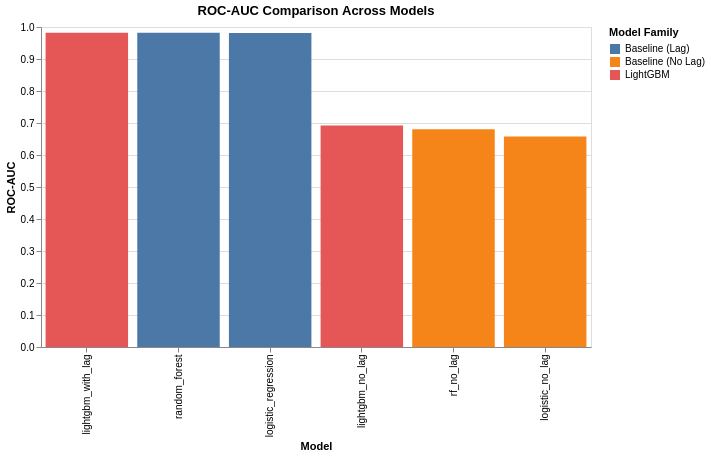

Here is the notebook cell this chart was saved with:
### Markdown cell above
## ROC_AUC curves and comparisons

### Code cell
roc_df = scalar_df[scalar_df.metric_name == "roc_auc"].copy()
roc_df = roc_df.sort_values("value", ascending=False)


roc_chart = (
    alt.Chart(roc_df)
    .mark_bar()
    .encode(
        x=alt.X("model_name:N", sort=roc_df["model_name"].tolist(), title="Model"),
        y=alt.Y("value:Q", title="ROC-AUC"),
        color=alt.Color("family_clean:N", title="Model Family"),
        tooltip=["model_name", "family_clean", "value"]
    )
    .properties(
        width=550,
        height=320,
        title="ROC-AUC Comparison Across Models"
    )
)


roc_chart

### Figure 1 — Vega-Lite specification as saved in the notebook (floating-point values rounded to 4 significant figures)
{"config": {"view": {"continuousWidth": 300, "continuousHeight": 300}}, "data": {"name": "data-752278616c63c9445df660a0ed3a8ebc"}, "mark": {"type": "bar"}, "encoding": {"color": {"field": "family_clean", "title": "Model Family", "type": "nominal"}, "tooltip": [{"field": "model_name", "type": "nominal"}, {"field": "family_clean", "type": "nominal"}, {"field": "value", "type": "quantitative"}], "x": {"field": "model_name", "sort": ["lightgbm_with_lag", "random_forest", "logistic_regression", "lightgbm_no_lag", "rf_no_lag", "logistic_no_lag"], "title": "Model", "type": "nominal"}, "y": {"field": "value", "title": "ROC-AUC", "type": "quantitative"}}, "height": 320, "title": "ROC-AUC Comparison Across Models", "width": 550, "$schema": "https://vega.github.io/schema/vega-lite/v6.1.0.json", "datasets": {"data-752278616c63c9445df660a0ed3a8ebc": [{"model_family": "lightgbm_metrics", "model_name": "lightgbm_with_lag", "metric_name": "roc_auc", "value": 0.9823, "family_clean": "LightGBM"}, {"model_family": "baseline_metrics", "model_name": "random_forest", "metric_name": "roc_auc", "value": 0.9817, "family_clean": "Baseline (Lag)"}, {"model_family": "baseline_metrics", "model_name": "logistic_regression", "metric_name": "roc_auc", "value": 0.9811, "family_clean": "Baseline (Lag)"}, {"model_family": "lightgbm_metrics", "model_name": "lightgbm_no_lag", "metric_name": "roc_auc", "value": 0.6922, "family_clean": "LightGBM"}, {"model_family": "baseline_no_lag_metrics", "model_name": "rf_no_lag", "metric_name": "roc_auc", "value": 0.6808, "family_clean": "Baseline (No Lag)"}, {"model_family": "baseline_no_lag_metrics", "model_name": "logistic_no_lag", "metric_name": "roc_auc", "value": 0.6582, "family_clean": "Baseline (No Lag)"}]}}
